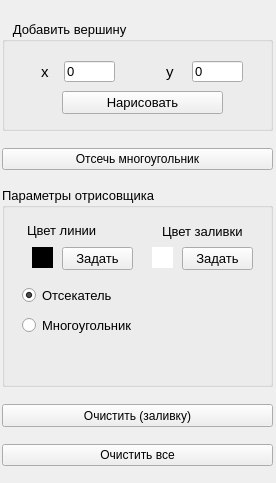
<?xml version="1.0" encoding="UTF-8"?>
<ui version="4.0">
 <class>MyController</class>
 <widget class="QWidget" name="MyController">
  <property name="geometry">
   <rect>
    <x>0</x>
    <y>0</y>
    <width>276</width>
    <height>483</height>
   </rect>
  </property>
  <property name="sizePolicy">
   <sizepolicy hsizetype="Fixed" vsizetype="Preferred">
    <horstretch>0</horstretch>
    <verstretch>0</verstretch>
   </sizepolicy>
  </property>
  <property name="minimumSize">
   <size>
    <width>200</width>
    <height>400</height>
   </size>
  </property>
  <property name="windowTitle">
   <string>Form</string>
  </property>
  <widget class="QWidget" name="verticalLayoutWidget">
   <property name="geometry">
    <rect>
     <x>2</x>
     <y>10</y>
     <width>271</width>
     <height>471</height>
    </rect>
   </property>
   <layout class="QVBoxLayout" name="verticalLayout_2">
    <property name="spacing">
     <number>6</number>
    </property>
    <item>
     <widget class="QGroupBox" name="addVertexBox">
      <property name="sizePolicy">
       <sizepolicy hsizetype="Preferred" vsizetype="Preferred">
        <horstretch>0</horstretch>
        <verstretch>0</verstretch>
       </sizepolicy>
      </property>
      <property name="minimumSize">
       <size>
        <width>0</width>
        <height>110</height>
       </size>
      </property>
      <property name="maximumSize">
       <size>
        <width>16777215</width>
        <height>110</height>
       </size>
      </property>
      <property name="font">
       <font>
        <pointsize>10</pointsize>
       </font>
      </property>
      <property name="title">
       <string>   Добавить вершину</string>
      </property>
      <widget class="QLabel" name="label_2">
       <property name="geometry">
        <rect>
         <x>39</x>
         <y>40</y>
         <width>41</width>
         <height>21</height>
        </rect>
       </property>
       <property name="font">
        <font>
         <pointsize>11</pointsize>
        </font>
       </property>
       <property name="text">
        <string>х</string>
       </property>
      </widget>
      <widget class="QLineEdit" name="xEdit">
       <property name="geometry">
        <rect>
         <x>62</x>
         <y>40</y>
         <width>51</width>
         <height>21</height>
        </rect>
       </property>
       <property name="text">
        <string>0</string>
       </property>
      </widget>
      <widget class="QLineEdit" name="yEdit">
       <property name="geometry">
        <rect>
         <x>190</x>
         <y>40</y>
         <width>51</width>
         <height>21</height>
        </rect>
       </property>
       <property name="text">
        <string>0</string>
       </property>
      </widget>
      <widget class="QLabel" name="label_7">
       <property name="geometry">
        <rect>
         <x>164</x>
         <y>40</y>
         <width>41</width>
         <height>21</height>
        </rect>
       </property>
       <property name="font">
        <font>
         <pointsize>11</pointsize>
        </font>
       </property>
       <property name="text">
        <string>y</string>
       </property>
      </widget>
      <widget class="QPushButton" name="drawButton">
       <property name="geometry">
        <rect>
         <x>60</x>
         <y>70</y>
         <width>161</width>
         <height>23</height>
        </rect>
       </property>
       <property name="minimumSize">
        <size>
         <width>81</width>
         <height>23</height>
        </size>
       </property>
       <property name="text">
        <string>Нарисовать</string>
       </property>
      </widget>
     </widget>
    </item>
    <item>
     <widget class="QPushButton" name="brushButton">
      <property name="text">
       <string>Отсечь многоугольник</string>
      </property>
     </widget>
    </item>
    <item>
     <widget class="QGroupBox" name="groupBox_2">
      <property name="minimumSize">
       <size>
        <width>0</width>
        <height>0</height>
       </size>
      </property>
      <property name="maximumSize">
       <size>
        <width>16777215</width>
        <height>200</height>
       </size>
      </property>
      <property name="font">
       <font>
        <pointsize>10</pointsize>
       </font>
      </property>
      <property name="title">
       <string>Параметры отрисовщика</string>
      </property>
      <widget class="QLabel" name="linelabel">
       <property name="geometry">
        <rect>
         <x>30</x>
         <y>60</y>
         <width>21</width>
         <height>21</height>
        </rect>
       </property>
       <property name="font">
        <font>
         <pointsize>11</pointsize>
        </font>
       </property>
       <property name="autoFillBackground">
        <bool>false</bool>
       </property>
       <property name="styleSheet">
        <string notr="true">background-color: rgb(0, 0, 0)</string>
       </property>
       <property name="text">
        <string/>
       </property>
      </widget>
      <widget class="QLabel" name="label_13">
       <property name="geometry">
        <rect>
         <x>25</x>
         <y>33</y>
         <width>111</width>
         <height>21</height>
        </rect>
       </property>
       <property name="font">
        <font>
         <pointsize>10</pointsize>
        </font>
       </property>
       <property name="text">
        <string>Цвет линии</string>
       </property>
      </widget>
      <widget class="QLabel" name="fonlabel">
       <property name="geometry">
        <rect>
         <x>150</x>
         <y>60</y>
         <width>21</width>
         <height>21</height>
        </rect>
       </property>
       <property name="font">
        <font>
         <pointsize>11</pointsize>
        </font>
       </property>
       <property name="styleSheet">
        <string notr="true">background-color: rgb(255, 255, 255)</string>
       </property>
       <property name="text">
        <string/>
       </property>
      </widget>
      <widget class="QLabel" name="label_15">
       <property name="geometry">
        <rect>
         <x>160</x>
         <y>34</y>
         <width>131</width>
         <height>21</height>
        </rect>
       </property>
       <property name="font">
        <font>
         <pointsize>10</pointsize>
        </font>
       </property>
       <property name="text">
        <string>Цвет заливки</string>
       </property>
      </widget>
      <widget class="QPushButton" name="foncolorButton">
       <property name="geometry">
        <rect>
         <x>180</x>
         <y>60</y>
         <width>71</width>
         <height>23</height>
        </rect>
       </property>
       <property name="text">
        <string>Задать</string>
       </property>
      </widget>
      <widget class="QPushButton" name="linecolorButton">
       <property name="geometry">
        <rect>
         <x>60</x>
         <y>60</y>
         <width>71</width>
         <height>23</height>
        </rect>
       </property>
       <property name="text">
        <string>Задать</string>
       </property>
      </widget>
      <widget class="QRadioButton" name="rectButton">
       <property name="geometry">
        <rect>
         <x>20</x>
         <y>98</y>
         <width>100</width>
         <height>21</height>
        </rect>
       </property>
       <property name="text">
        <string>Отсекатель</string>
       </property>
       <property name="checked">
        <bool>true</bool>
       </property>
      </widget>
      <widget class="QRadioButton" name="segmentButton">
       <property name="geometry">
        <rect>
         <x>20</x>
         <y>128</y>
         <width>141</width>
         <height>21</height>
        </rect>
       </property>
       <property name="text">
        <string>Многоугольник</string>
       </property>
      </widget>
     </widget>
    </item>
    <item>
     <widget class="QPushButton" name="clearButton">
      <property name="minimumSize">
       <size>
        <width>81</width>
        <height>23</height>
       </size>
      </property>
      <property name="text">
       <string>Очистить (заливку)</string>
      </property>
     </widget>
    </item>
    <item>
     <widget class="QPushButton" name="clearallButton">
      <property name="text">
       <string>Очистить все</string>
      </property>
     </widget>
    </item>
   </layout>
  </widget>
 </widget>
 <resources/>
 <connections/>
</ui>
